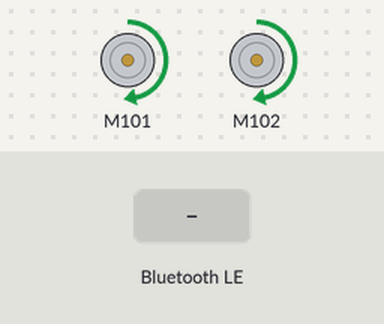
Recording of a program running on a simulated ESP32. Parts: 2 × DC motor (green arrow = forward, orange = backward, longer = faster). Inputs (shaded band) come from the test bench. WiFi joins after 1.5 s; servers stay silent unless stated; EEPROM starts erased; nothing arrives over Bluetooth unless stated; a phone connects over Bluetooth LE 3 s after start; not simulated (calls return 0 or success): private_ssid.h; what the program prints to the serial monitor is not drawn.

Above: at 2.7 s.
2.8 s: Bluetooth LE write "GET /white" received
At 3.5 s:
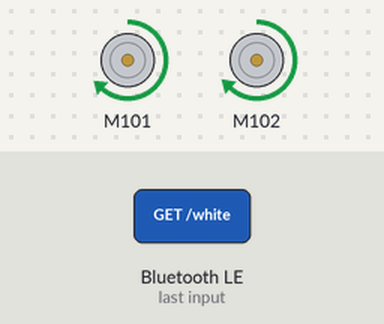
4.3 s: Bluetooth LE write "PUT /white/" received
At 4.7 s:
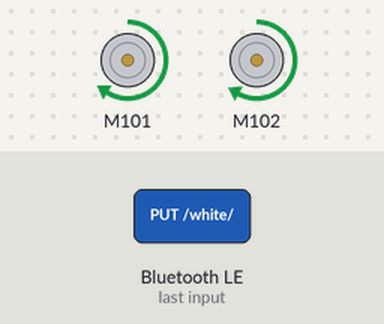
5.8 s: Bluetooth LE write "200" received
At 7.0 s:
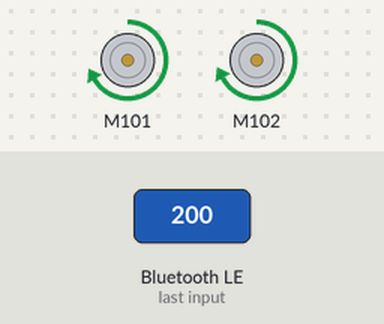
10.3 s: Bluetooth LE write "GET /yellow" received
At 11.6 s:
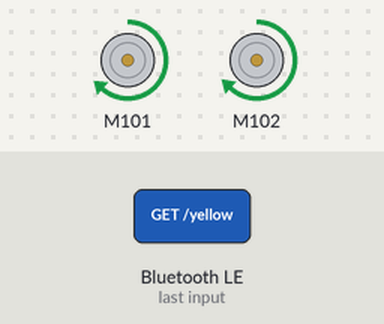
Timing chart, 0 to 12.8 s (numbered marks = the images above; inputs shaded):
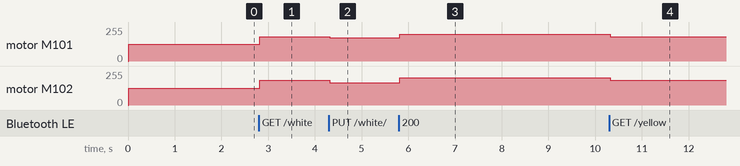

The program:

main.cpp
```cpp
#ifdef ARDUINO_M5Atom
#include <M5Atom.h>
#endif
#ifdef ARDUINO_M5Stick_C
#include <M5StickC.h>
#endif
#include <Wire.h>

#include "utils.h"

#include "lamp.h"
#include "LampBLEService.h"
#include "LampWifiService.h"

void setup() {
    Serial.begin(115200);
#ifdef ARDUINO_M5Atom
    // M5Atom needs to begin M5 before Wire
    M5.begin();
    // Wire pins, can be found from the tag on the back of M5Atom
    Wire.begin(26, 32);
#else
    Wire.begin();
    M5.begin();
    turnOffLcd();
#endif

    lamp.begin();
    bleService.begin(&lamp);
    wifiService.begin(&lamp);
}

void loop() {
    if (
#ifdef ARDUINO_M5Stick_C
            M5.BtnA.wasPressed() || M5.BtnB.wasPressed()
#else
            M5.Btn.wasPressed()
#endif
            ) {
        println("Button clicked.");
        lamp.togglePower();
    }
    M5.update();
    wifiService.onLoop();
}
```

LampBLEService.cpp
```cpp
#ifdef ARDUINO_M5Atom
#include <M5Atom.h>
#endif
#ifdef ARDUINO_M5Stick_C
#include <M5StickC.h>
#endif

#include <Preferences.h>
#include <BLEDevice.h>
#include <BLEServer.h>
#include <BLE2902.h>
#include <Wire.h>

#include "utils.h"

#include "lamp.h"
#include "LampBLEService.h"

#define SERVICE_UUID "B6935877-54BA-4F86-ABD7-09A4218799DF"
#define CHARACTERISTIC_UUID "3CDB6EAF-EC80-4CCF-9B3E-B78EFA3B28AD"

class LampServerCallbacks : public BLEServerCallbacks {
    void onConnect(BLEServer *pServer) override {
        println("BLE connected.");
    };

    void onDisconnect(BLEServer *pServer) override {
        println("BLE disconnected.");
    }
};

class LampCallbacks : public BLECharacteristicCallbacks {
public:
    LampCallbacks(Lamp &l) : lamp(l) {}

private:
    void onRead(BLECharacteristic *pCharacteristic) override {
        uint8_t values[3];
        values[0] = lamp.getWhite();
        values[1] = lamp.getYellow();
        values[2] = lamp.getPower();
        println("BLE: Sending values: ", +values[0], " ", +values[1], " ", +values[2]);
        pCharacteristic->setValue(std::string(reinterpret_cast<char const *>(values), 3));
    }

    void onNotify(BLECharacteristic *pCharacteristic) override {
        uint8_t values[3];
        values[0] = lamp.getWhite();
        values[1] = lamp.getYellow();
        values[2] = lamp.getPower();
        println("BLE: Sending notification values: ", +values[0], " ", +values[1], " ", +values[2]);
        pCharacteristic->setValue(std::string(reinterpret_cast<char const *>(values), 3));
    }

    void onWrite(BLECharacteristic *pCharacteristic) override {
        std::string values = pCharacteristic->getValue();
        if (values.size() < 3) {
            return;
        }
        println("BLE: Received values: ", +values[0], " ", +values[1], " ", +values[2]);
        lamp.setWhite(values[0]);
        lamp.setYellow(values[1]);
        lamp.setPower(values[2]);
        lamp.update();
    }

    Lamp &lamp;
};

void LampBLEService::begin(Lamp *p) {
    pLamp = p;

    BLEDevice::init("豆豆的台灯");
    BLEServer *pServer = BLEDevice::createServer();
    pServer->setCallbacks(new LampServerCallbacks());
    BLEService *pService = pServer->createService(SERVICE_UUID);

    pCharacteristicLum = pService->createCharacteristic(
            CHARACTERISTIC_UUID,
            BLECharacteristic::PROPERTY_READ |
            BLECharacteristic::PROPERTY_WRITE |
            BLECharacteristic::PROPERTY_NOTIFY |
            BLECharacteristic::PROPERTY_INDICATE);
    pCharacteristicLum->setCallbacks(new LampCallbacks(*pLamp));
    pCharacteristicLum->addDescriptor(new BLE2902());

    pService->start();
    BLEAdvertising *pAdvertising = pServer->getAdvertising();
    pAdvertising->addServiceUUID(SERVICE_UUID);
    pAdvertising->start();

    println("Begin advertising");
    p->updateCallback = []{
        if (bleService.pCharacteristicLum) {
            bleService.pCharacteristicLum->notify();
        }
    };
}

LampBLEService bleService;
```

LampBLEService.h
```cpp
#ifndef LAMP_BLE_SERVICE_H
#define LAMP_BLE_SERVICE_H

class Lamp;
class BLECharacteristic;

class LampBLEService {
public:
    void begin(Lamp *);

private:
    Lamp *pLamp = nullptr;
    BLECharacteristic *pCharacteristicLum = nullptr;
};

extern LampBLEService bleService;

#endif
```

LampWifiService.cpp
```cpp
#ifdef ARDUINO_M5Atom
#include <M5Atom.h>
#endif
#ifdef ARDUINO_M5Stick_C
#include <M5StickC.h>
#endif

#include <Wire.h>
#include <WiFi.h>

#include "utils.h"

#include "lamp.h"
#include "LampWifiService.h"

#include "private_ssid.h"

// Set web server port number to 80
WiFiServer server(80);
// Variable to store the HTTP request
String header;
// Current time
unsigned long currentTime = millis();
// Previous time
unsigned long previousTime = 0;
// Define timeout time in milliseconds (example: 2000ms = 2s)
const long timeoutTime = 2000;

void okResp(WiFiClient &client) {
    client.println("HTTP/1.1 200 OK");
    client.println("Content-type:application/json");
    client.println("Connection: close");
    client.println();
}

void errResp(WiFiClient &client) {
    client.println("HTTP/1.1 400 Bad Request");
    client.println("Connection: close");
    client.println();
}

int parse_value(const String &s, size_t idx) {
    int ret = 0;
    int i = 0;
    for (i = idx; i < s.length(); i++) {
        if (s[i] >= '0' && s[i] <= '9') {
            ret = ret * 10 + (s[i] - '0');
        } else {
            break;
        }
    }
    if (i == 0 && ret == 0) {
        return -1;
    }
    return ret;
}

void LampWIFIService::begin(Lamp *p) {
    pLamp = p;

    WiFi.begin(ssid, password);
    println("Connecting to ", ssid);
    while (WiFi.status() != WL_CONNECTED) {
        print('.');
        delay(500);
    }
    println("Connected to ", ssid);
    println("Local IP is: ", WiFi.localIP());
    server.begin();
    started = true;
}

void LampWIFIService::onLoop() {
    if(!started) return;
    WiFiClient client = server.available();   // Listen for incoming clients

    if (client) { // If a new client connects,
        currentTime = millis();
        previousTime = currentTime;
        println("New Client connection from: ", client.remoteIP()); // print a message out in the serial port
        String currentLine = "";       // make a String to hold incoming data from the client
        while (client.connected() && currentTime - previousTime <= timeoutTime) { // loop while the client's connected
            currentTime = millis();
            if (client.available()) {                           // if there's bytes to read from the client,
                char c = client.read(); // read a byte, then
                print(c);        // print it out the serial monitor
                header += c;
                if (c == '\n') { // if the byte is a newline character
                    // if the current line is blank, you got two newline characters in a row.
                    // that's the end of the client HTTP request, so send a response:
                    if (currentLine.length() == 0) {
                        if (header.indexOf("GET /white") >= 0) {
                            okResp(client);
                            client.println(pLamp->getWhite());
                            client.println();
                        } else if (header.indexOf("GET /yellow") >= 0) {
                            okResp(client);
                            client.println(pLamp->getYellow());
                            client.println();
                        } else if (header.indexOf("GET /power") >= 0) {
                            okResp(client);
                            client.println(pLamp->getPower() ? "1" : "0");
                            client.println();
                        } else if (header.indexOf("PUT /white/") >= 0) {
                            int v = parse_value(header, header.indexOf("PUT /white/") + 11);
                            if (v >= 0 && v <= 255) {
                                pLamp->setWhite(v);
                                pLamp->update();
                                okResp(client);
                                client.println(pLamp->getWhite());
                            } else {
                                errResp(client);
                            }
                        } else if (header.indexOf("PUT /yellow/") >= 0) {
                            int v = parse_value(header, header.indexOf("PUT /yellow/") + 12);
                            if (v >= 0 && v <= 255) {
                                pLamp->setYellow(v);
                                pLamp->update();
                                okResp(client);
                                client.println(pLamp->getYellow());
                            } else {
                                errResp(client);
                            }
                        } else if (header.indexOf("PUT /power/") >= 0) {
                            int v = parse_value(header, header.indexOf("PUT /power/") + 11);
                            if (v == 0 || v == 1) {
                                pLamp->setPower(v == 1);
                                pLamp->update();
                                okResp(client);
                                client.println(pLamp->getPower());
                            } else {
                                errResp(client);
                            }
                        }
                        // Break out of the while loop
                        break;
                    } else { // if you got a newline, then clear currentLine
                        currentLine = "";
                    }
                } else if (c != '\r') {                     // if you got anything else but a carriage return character,
                    currentLine += c; // add it to the end of the currentLine
                }
            }
        }
        // Clear the header variable
        header = "";
        // Close the connection
        client.stop();
        println("Client disconnected.");
    }
}

LampWIFIService wifiService;
```

LampWifiService.h
```cpp
#ifndef LAMP_WIFI_SERVICE_H
#define LAMP_WIFI_SERVICE_H

class Lamp;

class LampWIFIService {
public:
    void begin(Lamp *);
    void onLoop();

private:
    Lamp * pLamp;
    bool started = false;
};

extern LampWIFIService wifiService;

#endif
```

lamp.cpp
```cpp
#ifdef ARDUINO_M5Atom
#include <M5Atom.h>
#endif
#ifdef ARDUINO_M5Stick_C
#include <M5StickC.h>
#endif
#include <Preferences.h>
#include "Grove_Motor_Driver_TB6612FNG.h"

#include "utils.h"

#include "lamp.h"

#define LED_SHARE_POSITIVE
#define RANGE_MIN   0
#define RANGE_MAX   250

static Preferences preferences;
static MotorDriver motor; // NOLINT(cert-err58-cpp)

uint8_t validate_lum(uint8_t value) {
    if (value == 0) value = 1;
#ifdef LED_SHARE_POSITIVE
    value = 256 - value;
#endif
    double fv = value;
    // range is [RANGE_MIN, RANGE_MAX]
    fv = fv / 255.0 * (RANGE_MAX - RANGE_MIN + 1) + RANGE_MIN;
    return uint8_t(fv);
}

void Lamp::begin() {
    preferences.begin("lamp-config");
    delay(10);
    white = preferences.getUChar("WHITE", 127);
    yellow = preferences.getUChar("YELLOW", 127);

    // Turn on on powerup
    turnedOn = 1;

    motor.init();

    update();
}

uint8_t Lamp::getWhite() const {
    return white;
}

uint8_t Lamp::getYellow() const {
    return yellow;
}

uint8_t Lamp::getPower() const {
    return turnedOn;
}

void Lamp::setWhite(uint8_t value) {
    white = value;
    println("Lamp: setting white, raw value ", +value, ", converted ", +validate_lum(white));
    preferences.putUChar("WHITE", white);
}

void Lamp::setYellow(uint8_t value) {
    yellow = value;
    println("Lamp: setting yellow, raw value ", +value, ", converted ", +validate_lum(yellow));
    preferences.putUChar("YELLOW", yellow);
}

void Lamp::setPower(uint8_t value) {
    turnedOn = (value>0);
    println("Lamp: setting power value ", +turnedOn);
}

void Lamp::togglePower() {
    setPower(getPower()==0);
}

void Lamp::update() {
    if (turnedOn) {
        motor.dcMotorRun(MOTOR_CHA, validate_lum(white));
        motor.dcMotorRun(MOTOR_CHB, validate_lum(yellow));
    } else {
        motor.dcMotorStop(MOTOR_CHA);
        motor.dcMotorStop(MOTOR_CHB);
    }
    if(updateCallback) {
        updateCallback();
    }
}

Lamp lamp;
```

lamp.h
```cpp
#ifndef LAMP_H
#define LAMP_H

#include <functional>

class Lamp {
public:
    void begin();

    uint8_t getWhite() const;
    uint8_t getYellow() const;
    uint8_t getPower() const;

    void setWhite(uint8_t value);
    void setYellow(uint8_t value);
    void setPower(uint8_t value);
    void togglePower();

    void update();

    std::function<void()> updateCallback;
private:
    uint8_t white = 127;
    uint8_t yellow = 127;
    uint8_t turnedOn = 1;
};

extern Lamp lamp;

#endif
```

utils.cpp
```cpp
#ifdef ARDUINO_M5Atom
#include <M5Atom.h>
#endif
#ifdef ARDUINO_M5Stick_C
#include <M5StickC.h>
#endif

#include <Preferences.h>
#include <BLEDevice.h>
#include <BLEServer.h>
#include <BLE2902.h>
#include <Wire.h>

#include "utils.h"

int line_count = 0;

void turnOffLcd() {
#if defined(ARDUINO_M5Stick_C)
    M5.Axp.ScreenBreath(0);
    Wire1.beginTransmission(0x34);
    Wire1.write(0x12);
    Wire1.write(0b01001011);  // LDO2, aka OLED_VDD, off
    Wire1.endTransmission();
#endif
}
```

utils.h
```cpp
#ifndef LAMP_UTILH_H
#define LAMP_UTILS_H

#include <stdint.h>
#include <IPAddress.h>

void turnOffLcd();

template<typename T>
size_t print(T &&t) {
#if !defined(NO_OUTPUT)
    return Serial.print(t);
#endif
}

inline constexpr size_t print() { return 0; }

template<typename T, typename ...R>
size_t print(T &&t, R&&... r) {
    return print(std::forward<T>(t)) + print(std::forward<R>(r)...);
}

inline size_t print(const IPAddress &addr) {
    return print(addr[0], '.', addr[1], '.', addr[2], '.', addr[3]);
}

template<typename ...Ts>
size_t println(Ts&& ...ts) {
    return print(std::forward<Ts>(ts)...) + print("\r\n");
}

#endif
```

Measured:
- after the input at 2.8 s, motor M101: forward 126/255 → forward 182/255 at once; motor M102: forward 126/255 → forward 184/255 at once
- after the input at 4.3 s, motor M101: forward 182/255 → forward 173/255 at once; motor M102: forward 184/255 → forward 168/255 at once
- after the input at 5.8 s, motor M101: forward 173/255 → forward 202/255 at once; motor M102: forward 168/255 → forward 204/255 at once
- after the input at 10.3 s, motor M101: forward 202/255 → forward 182/255 at once; motor M102: forward 204/255 → forward 184/255 at once
